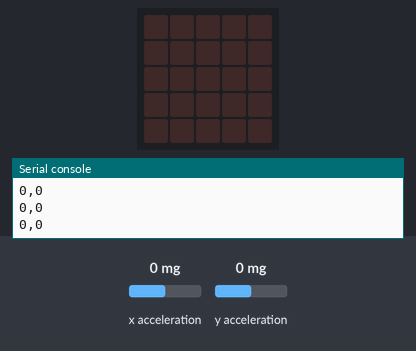
Recording of a program running on a simulated Calliope mini (MakeCode). Shown: the board's 5×5 LED display, the last lines printed to the serial console. Inputs (shaded band) come from the test bench; at power-on: x acceleration 0 mg, y acceleration 0 mg.

Above: at 1.2 s.
1.3 s: x acceleration set to -1440 mg
At 2.2 s:
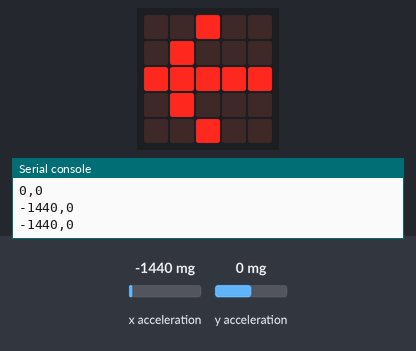
2.8 s: y acceleration set to -1440 mg
At 3.5 s:
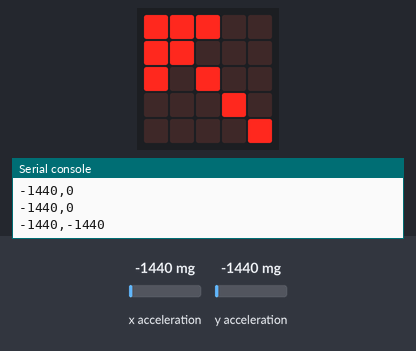
4.6 s: x acceleration set to 0 mg
At 6.0 s:
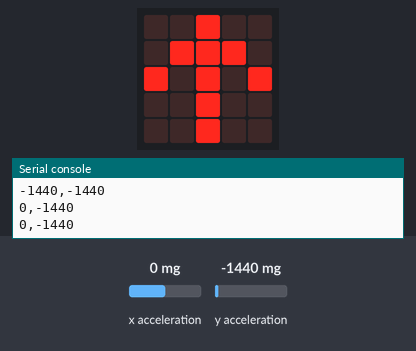
6.5 s: y acceleration set to 750 mg
At 7.3 s:
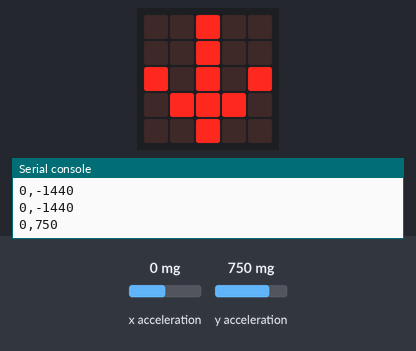
8.3 s: x acceleration set to -750 mg
At 9.8 s:
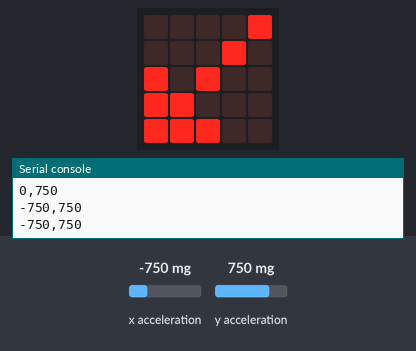
10.2 s: x acceleration set to 750 mg
At 11.1 s:
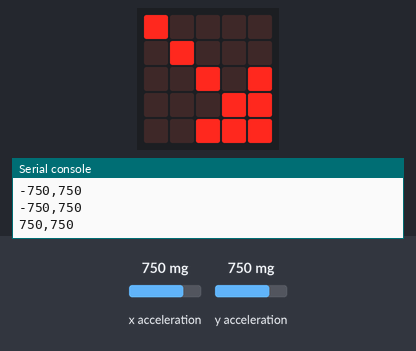
Timing chart, 0 to 13.1 s (numbered marks = the images above; inputs shaded):
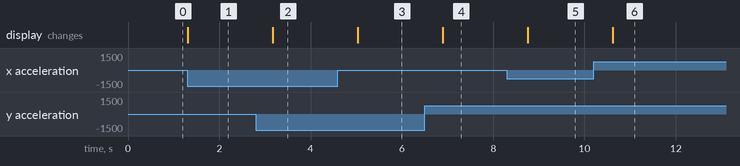

The program:

main.ts
```typescript
let y = 0
let x = 0

// Schwellenwert für die Erkennung der Bewegungsrichtung.
// Nur für LED Anzeige relevant.
let threshold_x = 200
// Schwellenwert für die Erkennung der Bewegungsrichtung.
// Nur für LED Anzeige relevant.
let threshold_y = 200

serial.redirect(
SerialPin.USB_TX,
SerialPin.USB_RX,
BaudRate.BaudRate115200
)

basic.forever(function () {
    x = input.acceleration(Dimension.X)
    y = input.acceleration(Dimension.Y)
    serial.writeLine("" + x + "," + y)

    // Optional: Anzeige der Richtungspfeile für LED Anzeige
    if (y < 0 - threshold_y) {
        if (x < 0 - threshold_x) {
            basic.showArrow(ArrowNames.NorthWest)
        } else if (x > threshold_x) {
            basic.showArrow(ArrowNames.NorthEast)
        } else {
            basic.showArrow(ArrowNames.North)
        }
    } else if (y > threshold_y) {
        if (x < 0 - threshold_x) {
            basic.showArrow(ArrowNames.SouthWest)
        } else if (x > threshold_x) {
            basic.showArrow(ArrowNames.SouthEast)
        } else {
            basic.showArrow(ArrowNames.South)
        }
    } else {
        if (x < 0 - threshold_x) {
            basic.showArrow(ArrowNames.West)
        } else if (x > threshold_x) {
            basic.showArrow(ArrowNames.East)
        } else {
            basic.clearScreen()
        }
    }
})
```

Measured:
- after the input at 1.3 s, the display: changes at once (image 1)
- after the input at 2.8 s, the display: changes after 0.37 s (image 2)
- after the input at 4.6 s, the display: changes after 0.43 s (image 3)
- after the input at 6.5 s, the display: changes after 0.40 s (image 4)
- after the input at 8.3 s, the display: changes after 0.46 s (image 5)
- after the input at 10.2 s, the display: changes after 0.42 s (image 6)
